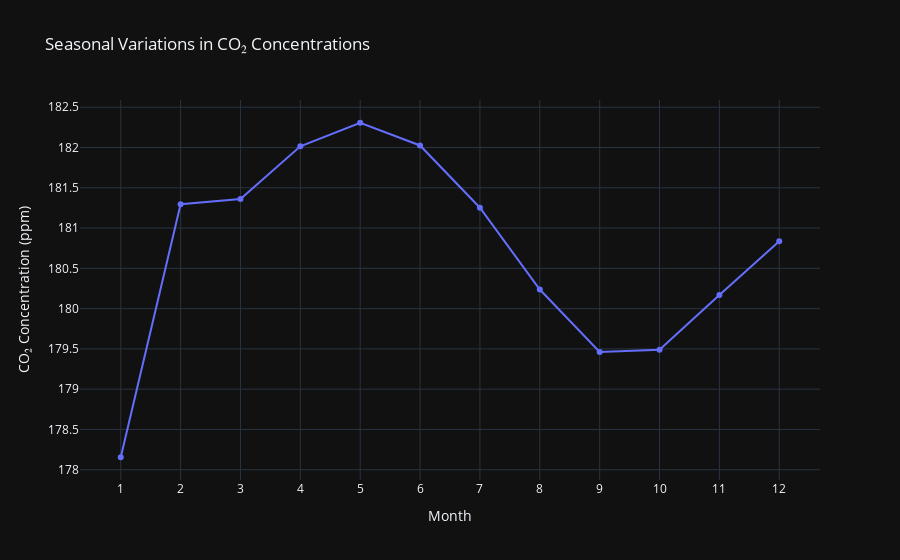

Write notebook code for a chart like this one.
### Code cell
# seasonal variations in CO2 concentrations
co2_data['Month'] = co2_data['Date'].str[-2:].astype(int)
co2_monthly = co2_data.groupby('Month')['Value'].mean()

fig_seasonal = px.line(
    co2_monthly,
    x=co2_monthly.index,
    y=co2_monthly.values,
    labels={"x": "Month", "y": "CO₂ Concentration (ppm)"},
    title="Seasonal Variations in CO₂ Concentrations",
    markers=True,
)

fig_seasonal.update_layout(
    template="plotly_dark",
     xaxis=dict(tickvals=list(range(1, 13))),
)
fig_seasonal.show()

### Figure 1 — Plotly figure (JSON) as saved in the notebook; plotly's stock layout.template omitted (floating-point values rounded to 4 significant figures)
{"data": [{"hovertemplate": "Month=%{x}<br>CO₂ Concentration (ppm)=%{y}<extra></extra>", "legendgroup": "", "line": {"color": "#636efa", "dash": "solid"}, "marker": {"symbol": "circle"}, "mode": "markers+lines", "name": "", "orientation": "v", "showlegend": false, "type": "scatter", "x": [1, 2, 3, 4, 5, 6, 7, 8, 9, 10, 11, 12], "xaxis": "x", "y": [178.2, 181.3, 181.4, 182.0, 182.3, 182.0, 181.3, 180.2, 179.5, 179.5, 180.2, 180.8], "yaxis": "y"}], "layout": {"legend": {"tracegroupgap": 0}, "title": {"text": "Seasonal Variations in CO₂ Concentrations"}, "xaxis": {"anchor": "y", "domain": [0, 1], "tickvals": [1, 2, 3, 4, 5, 6, 7, 8, 9, 10, 11, 12], "title": {"text": "Month"}}, "yaxis": {"anchor": "x", "domain": [0, 1], "title": {"text": "CO₂ Concentration (ppm)"}}}}
